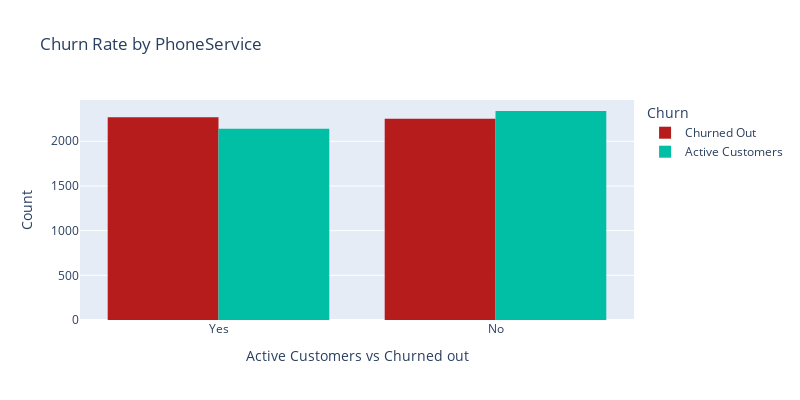

Source (notebook cell):
### Code cell
#PhoneService
fig = px.histogram(df_copy,
                   x='PhoneService',
                   color='Churn',
                   title='Churn Rate by PhoneService',
                   barmode='group',
                   color_discrete_sequence=[churned_out_color,active_customers_color],)

fig.update_layout(xaxis_title='Active Customers vs Churned out', yaxis_title='Count', width=800, height=400)
fig.show()

### Figure 1 — Plotly figure (JSON) as saved in the notebook; plotly's stock layout.template omitted (floating-point values rounded to 4 significant figures; data arrays with more than 128 entries replaced by an {"elided": "..."} marker saying what was removed)
{"data": [{"alignmentgroup": "True", "bingroup": "x", "hovertemplate": "Churn=Churned Out<br>PhoneService=%{x}<br>count=%{y}<extra></extra>", "legendgroup": "Churned Out", "marker": {"color": "#B71C1C", "pattern": {"shape": ""}}, "name": "Churned Out", "offsetgroup": "Churned Out", "orientation": "v", "showlegend": true, "type": "histogram", "x": {"elided": "5020 str values"}, "xaxis": "x", "yaxis": "y"}, {"alignmentgroup": "True", "bingroup": "x", "hovertemplate": "Churn=Active Customers<br>PhoneService=%{x}<br>count=%{y}<extra></extra>", "legendgroup": "Active Customers", "marker": {"color": "#00BFA5", "pattern": {"shape": ""}}, "name": "Active Customers", "offsetgroup": "Active Customers", "orientation": "v", "showlegend": true, "type": "histogram", "x": {"elided": "4980 str values"}, "xaxis": "x", "yaxis": "y"}], "layout": {"barmode": "group", "height": 400, "legend": {"title": {"text": "Churn"}, "tracegroupgap": 0}, "title": {"text": "Churn Rate by PhoneService"}, "width": 800, "xaxis": {"anchor": "y", "domain": [0, 1], "title": {"text": "Active Customers vs Churned out"}}, "yaxis": {"anchor": "x", "domain": [0, 1], "title": {"text": "Count"}}}}
